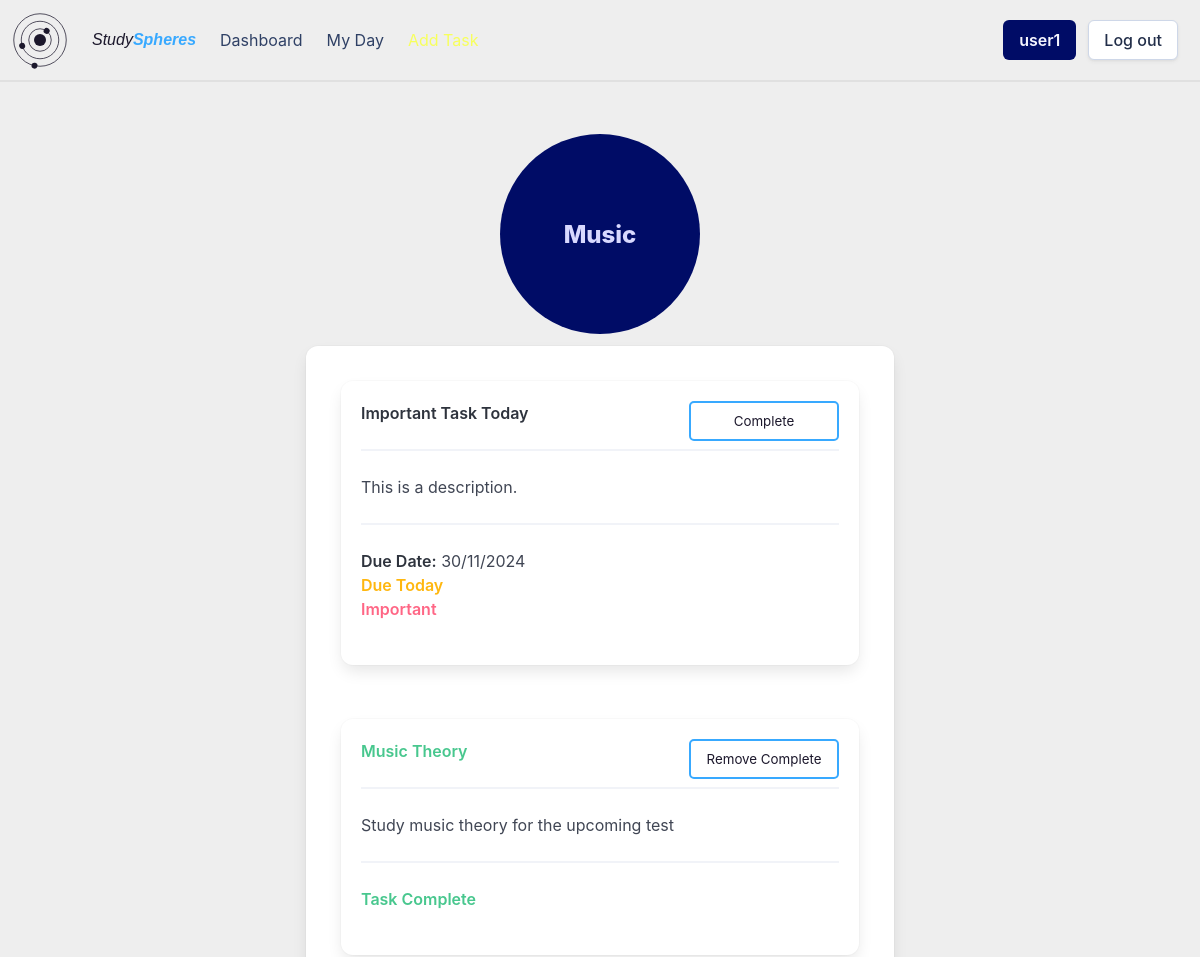
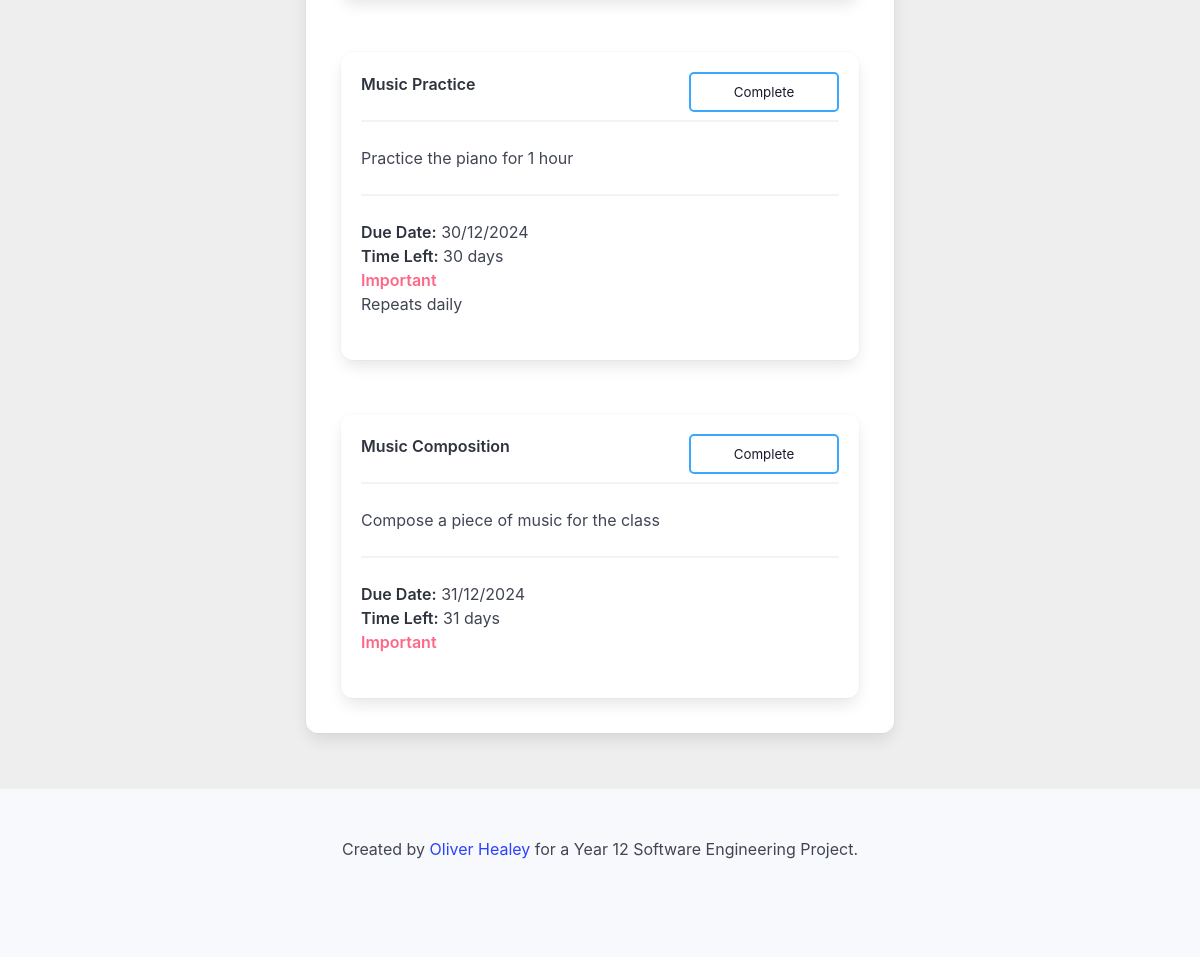
The page /group/418865eb-9597-432a-8f1e-e26f9a746255 (signed in) on the database its author committed (2 pictures, top to bottom).
### setup_db.py (models this page shows)
class Group(Base):
    __tablename__ = 'groups'
    group_id = Column(String, primary_key=True, nullable=False)
    group_name = Column(String, nullable=False)
    user_id = Column(String, ForeignKey('userdetails.id'), nullable=False)
    user = relationship('User', back_populates='groups')
    tasks = relationship('Task', back_populates='groups')

class Task(Base):
    __tablename__ = 'tasks'
    task_id = Column(String, primary_key=True)
    name = Column(String, nullable=False)
    details = Column(String)
    important = Column(Boolean, nullable=False)
    due_date = Column(DateTime, nullable=False)
    completed = Column(Boolean, nullable=False)
    repeat = Column(String, nullable=False)
    user_id = Column(String, ForeignKey('userdetails.id'), nullable=False)
    group_id = Column(String, ForeignKey('groups.group_id'), nullable=False)
    user = relationship('User', back_populates='tasks')
    groups = relationship('Group', back_populates='tasks')

### app.py (the view)
@app.route('/group/<group_id>')
def viewGroup(group_id):
    if flaskSession.get('userId') is None:
        return redirect(url_for('login'))
    userId = flaskSession.get('userId')
    group = sessionDb.query(Group).filter(Group.group_id == group_id, Group.user_id == userId).first()
    tasks = sessionDb.query(Task).filter(Task.group_id == group_id).order_by(Task.due_date).all()
    date = datetime.datetime.now().date()
    return render_template('group.html', group=group, tasks=tasks, showDetails=True, date=date)

### templates/group.html (shortened to what this page needs)
{% extends 'base_loggedin.html' %}
{% block content %}
    <div class="circle-holder column is-full is-centered">
        <div class="group-circle" onclick="window.location.href='/group/{{ group.group_id }}'">
            <div class="hero-body">
                <p class="group-circle-title title is-4">{{ group.group_name }}</p>
            </div>
        </div>
    </div>
    <div class="columns is-centered">
        <div class="column is-half">
            <div class="box">
                <div class="columns is-multiline">
                    {% for task in tasks %}
                        {% if task.group_id == group.group_id %}
                            <div class="column is-full">
                                {% include 'task_box.html' %}
                            </div>
                        {% endif %}
                    {% endfor %}
                </div>
            </div>
        </div>
    </div>
{% endblock %}

### templates/base_loggedin.html (shortened to what this page needs)
<!DOCTYPE html>
<html>
    <head>
        <link rel="stylesheet" href= "{{ url_for('static',filename='styles/styles.css') }}">
    </head>
    <body>
        <div id="page-container">
            <header>
                <nav class="navbar" role="navigation" aria-label="main navigation">
                    <div class="navbar-brand">
                    </div>
                    <div class="navbar-menu">
                        <div class="navbar-start">
                            <a class="navbar-item" href="/dashboard">
                                <span class="site-name">Study<b>Spheres</b></span>
                            </a>
                            <a class="navbar-item" href="/dashboard">
                                Dashboard
                            </a>
                            <a class="navbar-item" href="/myday">
                                My Day
                            </a>
                            <a class="navbar-item has-text-info" href="/addtask">
                            </a>
                        </div>
                    <div class="navbar-end">
                        <div class="navbar-item">
                            <div class="buttons">
                                <a class="button is-link" href="/user">
                                <strong>{{ session['username'] }}</strong>
                                </a>
                                <a class="button" href="/logout">
                                    Log out
                                </a>
                            </div>
                        </div>
                    </div>
                    </div>
                </nav>
            </header>
            <section class="hero">
                <div class="hero-body">
            </section>
            <div class='content'>
                {% block content %}{% endblock %}
            </div>
            <div style="padding-bottom: 200px;"></div>
            <footer class="footer">
                <div class="content has-text-centered">
                    <p>
                        Created by <a href="https://github.com/healey-o/12-SE-webapp-assessment">Oliver Healey</a> for a Year 12 Software Engineering Project.
                    </p>
                </div>
            </footer>
        </div>
    </body>
</html>

### templates/task_box.html (shortened to what this page needs)
<div class="box task-box {% if date > task.due_date.date() and not task.completed %}overdue-task{% endif %}" onclick="window.location.href='/task/{{ task.task_id }}'">
    <div class="content">
        <p>
            <strong class="{{ 'has-text-success' if task.completed else '' }}">{{ task.name }}</strong>
            <hr>
            {% if showDetails %}
                {% if task.details %}
                    {{ task.details }}
                {% else %}
                    No details available.
                {% endif %}
                <hr>
            {% endif %}
            {% if not task.completed %}
                <strong>Due Date:</strong> {{ task.due_date.strftime('%d/%m/%Y') }}<br>
                {% if date < task.due_date.date() %}
                    <strong>Time Left:</strong> {{ (task.due_date.date() - date).days }} days<br>
                {% elif date == task.due_date.date() %}
                    <strong class="has-text-warning">Due Today</strong><br>
                {% else %}
                    <strong class="has-text-danger">Overdue</strong><br>
                {% endif %}
                {% if task.important %}
                    <strong class="has-text-danger circle-header">Important</strong><br>
                {% endif %}
                {% if task.repeat != 'none' %}
                    Repeats {{ task.repeat }}<br>
                {% endif %}
            {% else %}
                <strong class="has-text-success">Task Complete</strong>
            {% endif %}
        </p>
    </div>
    {% if not task.completed %}
        <form action="/complete" method="POST">
            <input type="submit" value="Complete" class="task-complete-button">
        </form>
    {% else %}
        <form action="/decomplete" method="POST">
            <input type="submit" value="Remove Complete" class="task-complete-button">
        </form>
    {% endif %}
</div>

### static/styles/styles.css (style rules this page uses)
:root { --bulma-primary-h: 206deg; --bulma-primary-l: 61%; --bulma-link-l: 20%; --bulma-info-h: 63deg; --bulma-info-l: 68%; --bulma-scheme-s: 36%; --bulma-body-background-color: light-dark(#eeeeee, #0f141f); color-scheme: light dark; --accent-color: light-dark(#1c182c, #e0e0e0); --accent-color-invert: light-dark(#e0e0e0, #160f34); --warning-color: light-dark(#ffdddd, #330000); }
header { padding:10px; border-bottom: var(--accent-color-invert) solid 2px; }
body { margin: none; padding: none; }
#page-container { position: relative; min-height: 100vh; margin: none; padding: none; }
.navbar { background-color: var(--bulma-body-background-color); }
.site-name { color: var(--accent-color); font-style: italic; font-weight: normal; font-family: Verdana, Geneva, Tahoma, sans-serif; align-self: center; }
.site-name > b { color: var(--bulma-primary); }
#logo-svg { padding-right: 10px; }
.hero-body { padding: 20px; }
.hero { margin-left: 20px; margin-right: 20px; border-radius: 20px; }
.circle-holder { display: flex; justify-content: center; align-items: center; }
.group-circle { position: relative; border-radius: 50%; width: 200px; text-align: center; align-content: center; overflow: visible; height: 200px; background-color: var(--bulma-link); }
.group-circle-title { color: #d8d9ff; }
.circle-header { color: #1c182c; }
.task-box { position: relative; overflow: hidden; transition: all 0.5s; cursor: pointer; margin: 15px; }
.task-box:before { content: ''; position: absolute; opacity: 0; height: 100%; width: 100%; top: 0px; bottom: 0px; right: 0px; align-content: center; padding: 10px; transition: 0.5s; color: #0f141f; background-color: var(--bulma-primary); }
.task-box:after { content: 'Click for more details...'; opacity: 0; position: absolute; bottom: -20px; right: 20px; transition: 0.5s; font-size: 0.7rem; }
.task-complete-button { position: absolute; top: 20px; right: 20px; width: 150px; height: 40px; background-color: transparent; border: var(--bulma-primary) solid 2px; color: var(--accent-color); border-radius: 5px; padding: 5px; cursor: pointer; }
.footer { position: absolute; bottom: 0px; width: 100%; }

### rows shown on the page
Group: group_name "Music"
Task: name "Important Task Today", details "This is a description.", due_date "30/11/2024", shows "Due Today", important "Important"
Task: name "Music Theory", details "Study music theory for the upcoming test", completed "Task Complete"
Task: name "Music Practice", details "Practice the piano for 1 hour", due_date "30/12/2024", (task.due_date.date()-date).days "30", important "Important", repeat "daily"
Task: name "Music Composition", details "Compose a piece of music for the class", due_date "31/12/2024", (task.due_date.date()-date).days "31", important "Important"

### other values the page prints
{{ session['username'] }} "user1"
